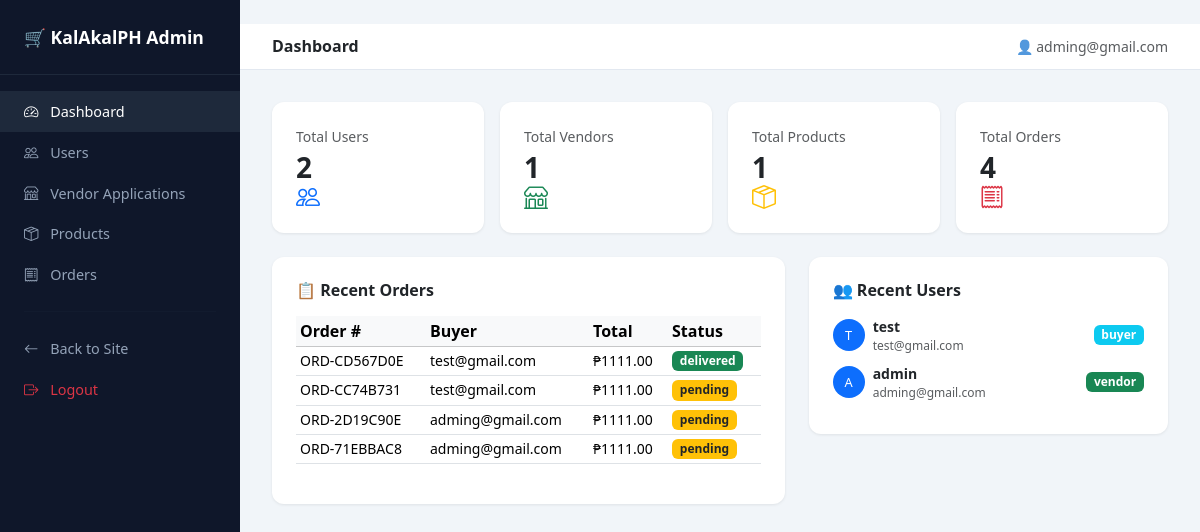
The app's page /vendors/superadmin/ (signed in) with its own data.
### apps/users/models.py (models this page shows, shortened)
class User(AbstractUser):
    BUYER = 'buyer'
    VENDOR = 'vendor'
    ROLE_CHOICES = [(BUYER, 'Buyer'), (VENDOR, 'Vendor')]
    email = models.EmailField(unique=True)
    role = models.CharField(max_length=10, choices=ROLE_CHOICES, default=BUYER)
    avatar = models.ImageField(upload_to='avatars/', blank=True, null=True)
    bio = models.TextField(blank=True)
    phone = models.CharField(max_length=20, blank=True)
    is_verified = models.BooleanField(default=False)
    date_joined = models.DateTimeField(auto_now_add=True)
    USERNAME_FIELD = 'email'
    REQUIRED_FIELDS = ['username']

### apps/orders/models.py (models this page shows, shortened)
class Order(models.Model):
    PENDING = 'pending'
    CONFIRMED = 'confirmed'
    SHIPPED = 'shipped'
    DELIVERED = 'delivered'
    CANCELLED = 'cancelled'
    REFUNDED = 'refunded'
    STATUS_CHOICES = [
        (PENDING, 'Pending'), (CONFIRMED, 'Confirmed'),
        (SHIPPED, 'Shipped'), (DELIVERED, 'Delivered'),
        (CANCELLED, 'Cancelled'), (REFUNDED, 'Refunded'),
    ]
    buyer = models.ForeignKey(settings.AUTH_USER_MODEL, on_delete=models.CASCADE, related_name='orders')
    order_number = models.CharField(max_length=20, unique=True, blank=True)
    status = models.CharField(max_length=10, choices=STATUS_CHOICES, default=PENDING)
    shipping_address = models.JSONField()
    total = models.DecimalField(max_digits=12, decimal_places=2, default=0)
    notes = models.TextField(blank=True)
    created_at = models.DateTimeField(auto_now_add=True)
    updated_at = models.DateTimeField(auto_now=True)

### apps/vendors/views.py (the view)
# urls.py: path('superadmin/', views.superadmin_dashboard, name='superadmin_dashboard'),
@staff_member_required
def superadmin_dashboard(request):
    total_users = User.objects.count()
    total_vendors = User.objects.filter(role='vendor').count()
    total_products = Product.objects.count()
    total_orders = Order.objects.count()
    pending_applications = VendorApplication.objects.filter(status='pending').count()
    recent_orders = Order.objects.select_related('buyer').order_by('-created_at')[:5]
    recent_users = User.objects.order_by('-date_joined')[:5]
    context = {
        'total_users': total_users,
        'total_vendors': total_vendors,
        'total_products': total_products,
        'total_orders': total_orders,
        'pending_applications': pending_applications,
        'recent_orders': recent_orders,
        'recent_users': recent_users,
    }
    return render(request, 'superadmin/dashboard.html', context)

### apps/orders/context_processors.py (called while the page is built)
def cart_context(request):
    cart_count = 0
    try:
        if request.user.is_authenticated:
            cart = Cart.objects.filter(user=request.user).first()
        else:
            session_key = request.session.session_key
            cart = Cart.objects.filter(session_key=session_key, user__isnull=True).first() if session_key else None
        if cart:
            cart_count = cart.item_count
    except Exception:
        pass
    return {'cart_count': cart_count}

### apps/orders/models.py (called while the page is built)
    @property
    def item_count(self):
        return self.items.aggregate(total=models.Sum('quantity'))['total'] or 0

### templates/superadmin/dashboard.html (shortened to what this page needs)
﻿{% extends "superadmin/base_admin.html" %}
{% block nav_dashboard %}active{% endblock %}
{% block page_title %}Dashboard{% endblock %}
{% block content %}
<div class="row g-3 mb-4">
  <div class="col-md-3">
    <div class="stat-card">
      <p class="text-muted small mb-1">Total Users</p>
      <h3 class="fw-bold mb-0">{{ total_users }}</h3>
      <i class="bi bi-people text-primary" style="font-size:1.5rem;"></i>
    </div>
  </div>
  <div class="col-md-3">
    <div class="stat-card">
      <p class="text-muted small mb-1">Total Vendors</p>
      <h3 class="fw-bold mb-0">{{ total_vendors }}</h3>
      <i class="bi bi-shop text-success" style="font-size:1.5rem;"></i>
    </div>
  </div>
  <div class="col-md-3">
    <div class="stat-card">
      <p class="text-muted small mb-1">Total Products</p>
      <h3 class="fw-bold mb-0">{{ total_products }}</h3>
      <i class="bi bi-box-seam text-warning" style="font-size:1.5rem;"></i>
    </div>
  </div>
  <div class="col-md-3">
    <div class="stat-card">
      <p class="text-muted small mb-1">Total Orders</p>
      <h3 class="fw-bold mb-0">{{ total_orders }}</h3>
      <i class="bi bi-receipt text-danger" style="font-size:1.5rem;"></i>
    </div>
  </div>
</div>
<div class="row g-4">
  <div class="col-md-7">
    <div class="stat-card">
      <h6 class="fw-bold mb-3">📋 Recent Orders</h6>
      <table class="table table-sm table-hover">
        <thead class="table-light"><tr><th>Order #</th><th>Buyer</th><th>Total</th><th>Status</th></tr></thead>
        <tbody>
          {% for order in recent_orders %}
          <tr>
            <td class="small">{{ order.order_number }}</td>
            <td class="small">{{ order.buyer.email }}</td>
            <td class="small">₱{{ order.total }}</td>
            <td><span class="badge bg-{% if order.status == 'delivered' %}success{% elif order.status == 'cancelled' %}danger{% else %}warning text-dark{% endif %}">{{ order.status }}</span></td>
          </tr>
          {% empty %}
          <tr><td colspan="4" class="text-muted text-center">No orders yet.</td></tr>
          {% endfor %}
        </tbody>
      </table>
    </div>
  </div>
  <div class="col-md-5">
    <div class="stat-card">
      <h6 class="fw-bold mb-3">👥 Recent Users</h6>
      {% for user in recent_users %}
      <div class="d-flex align-items-center mb-2">
        <div class="rounded-circle bg-primary text-white d-flex align-items-center justify-content-center me-2" style="width:32px;height:32px;font-size:.8rem;">
          {{ user.username|first|upper }}
        </div>
        <div>
          <p class="mb-0 small fw-semibold">{{ user.username }}</p>
          <p class="mb-0 text-muted" style="font-size:.75rem;">{{ user.email }}</p>
        </div>
        <span class="badge ms-auto bg-{% if user.role == 'vendor' %}success{% else %}info{% endif %}">{{ user.role }}</span>
      </div>
      {% empty %}
      <p class="text-muted small">No users yet.</p>
      {% endfor %}
    </div>
  </div>
</div>
{% endblock %}

### templates/superadmin/base_admin.html (shortened to what this page needs)
﻿<!DOCTYPE html>
<html lang="en">
<head>
  <link href="https://cdn.jsdelivr.net/npm/bootstrap@5.3.3/dist/css/bootstrap.min.css" rel="stylesheet"/>
  <link href="https://cdn.jsdelivr.net/npm/bootstrap-icons@1.11.3/font/bootstrap-icons.min.css" rel="stylesheet"/>
</head>
<body>
<div class="sidebar">
  <div class="brand">🛒 KalAkalPH Admin</div>
  <nav class="nav flex-column mt-3">
    <a class="nav-link {% block nav_dashboard %}{% endblock %}" href="{% url 'vendors:superadmin_dashboard' %}">
      <i class="bi bi-speedometer2"></i> Dashboard
    </a>
    <a class="nav-link {% block nav_users %}{% endblock %}" href="{% url 'vendors:superadmin_users' %}">
      <i class="bi bi-people"></i> Users
    </a>
    <a class="nav-link {% block nav_applications %}{% endblock %}" href="{% url 'vendors:superadmin_applications' %}">
      <i class="bi bi-shop"></i> Vendor Applications
    </a>
    <a class="nav-link {% block nav_products %}{% endblock %}" href="{% url 'vendors:superadmin_products' %}">
      <i class="bi bi-box-seam"></i> Products
    </a>
    <a class="nav-link {% block nav_orders %}{% endblock %}" href="{% url 'vendors:superadmin_orders' %}">
      <i class="bi bi-receipt"></i> Orders
    </a>
    <hr style="border-color:#1e293b; margin: 1rem 1.5rem;">
    <a class="nav-link" href="/">
      <i class="bi bi-arrow-left"></i> Back to Site
    </a>
    <a class="nav-link text-danger" href="{% url 'account_logout' %}" onclick="event.preventDefault(); document.getElementById('logout-form').submit();">
      <i class="bi bi-box-arrow-right"></i> Logout
    </a>
  </nav>
</div>
<div class="main-content">
  <div class="topbar">
    <h6 class="fw-bold mb-0">{% block page_title %}Dashboard{% endblock %}</h6>
    <span class="text-muted small">👤 {{ request.user.email }}</span>
  </div>
  {% block content %}{% endblock %}
</div>
</body>
</html>

### templates/superadmin/base_admin.html (style rules this page uses)
body { background: #f1f5f9; }
.sidebar { width: 240px; min-height: 100vh; background: #0f172a; position: fixed; top: 0; left: 0; z-index: 100; }
.sidebar .brand { padding: 1.5rem; color: #fff; font-weight: 800; font-size: 1.1rem; border-bottom: 1px solid #1e293b; }
.sidebar .nav-link { color: #94a3b8; padding: .6rem 1.5rem; font-size: .9rem; }
.sidebar .nav-link:hover, .sidebar .nav-link.active { color: #fff; background: #1e293b; }
.sidebar .nav-link i { margin-right: .5rem; }
.main-content { margin-left: 240px; padding: 2rem; }
.stat-card { background: #fff; border-radius: 12px; padding: 1.5rem; box-shadow: 0 1px 3px rgba(0,0,0,.08); }
.topbar { background: #fff; padding: .75rem 2rem; margin: -2rem -2rem 2rem; border-bottom: 1px solid #e2e8f0; display: flex; justify-content: space-between; align-items: center; }

### records on screen
User: user.email "adming@gmail.com", username|first "A", username "admin", email "adming@gmail.com", role "vendor"
Order: order_number "ORD-CD567D0E", buyer.email "test@gmail.com", total "1111.00", status "delivered"
Order: order_number "ORD-CC74B731", buyer.email "test@gmail.com", total "1111.00", status "pending"
Order: order_number "ORD-2D19C90E", buyer.email "adming@gmail.com", total "1111.00", status "pending"
Order: order_number "ORD-71EBBAC8", buyer.email "adming@gmail.com", total "1111.00", status "pending"
User: username|first "T", username "test", email "test@gmail.com", role "buyer"

### other values on screen
{{ total_users }} "2"
{{ total_vendors }} "1"
{{ total_products }} "1"
{{ total_orders }} "4"
